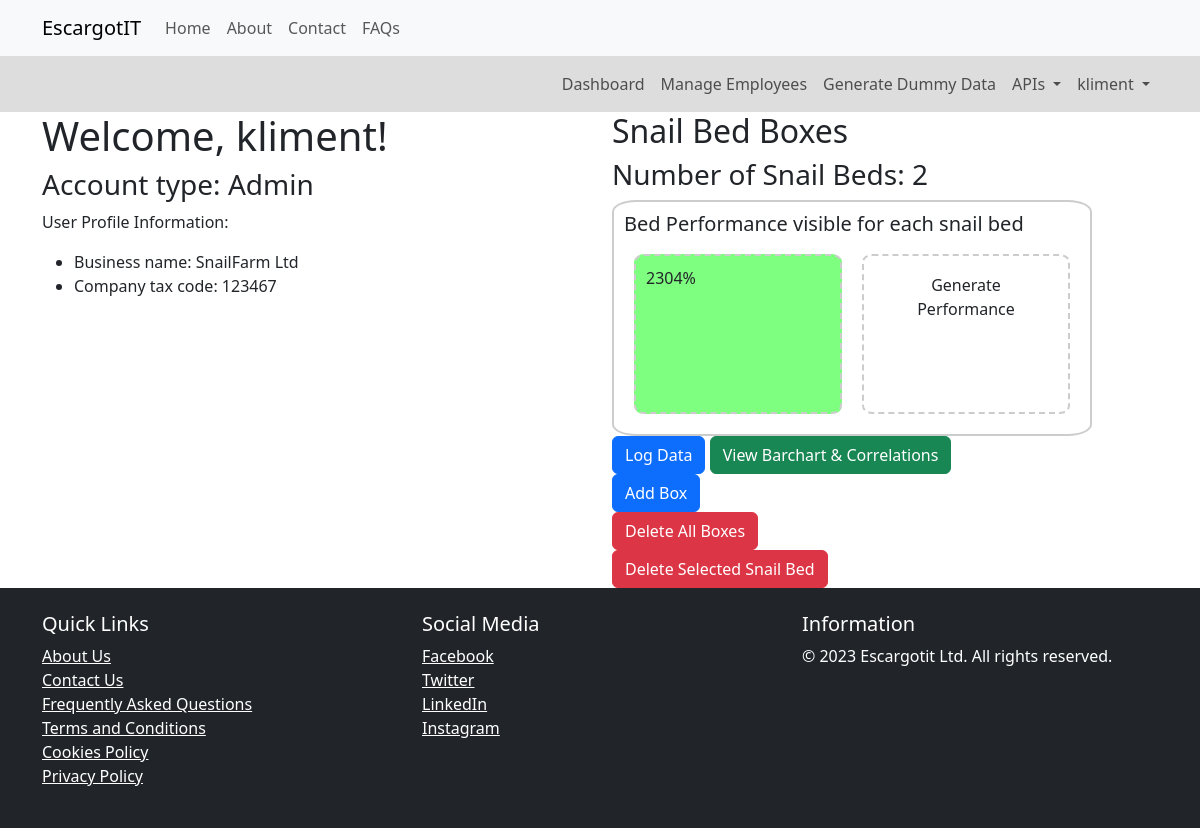
Before: /dashboard/ (signed in) with the older database file.
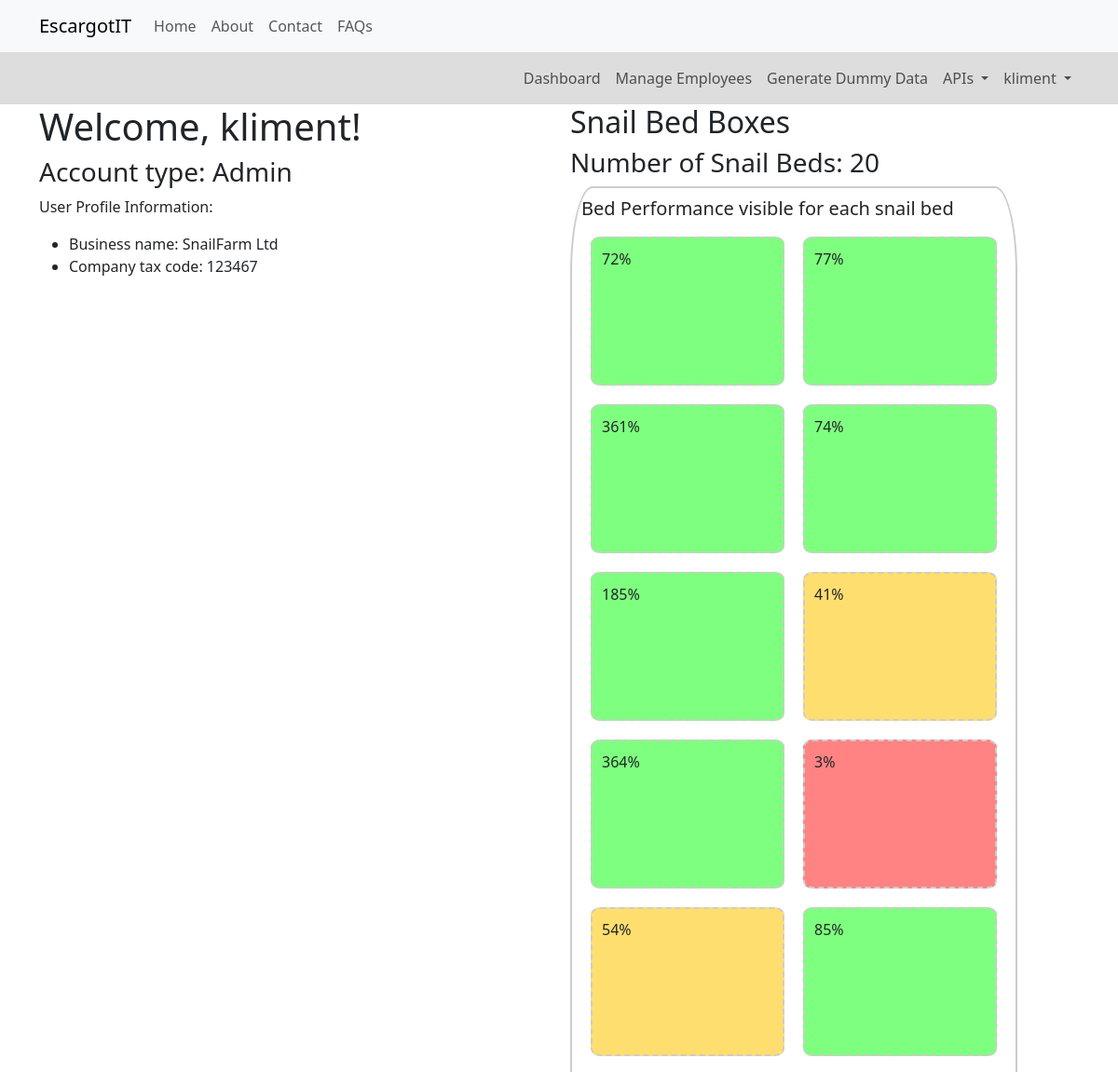
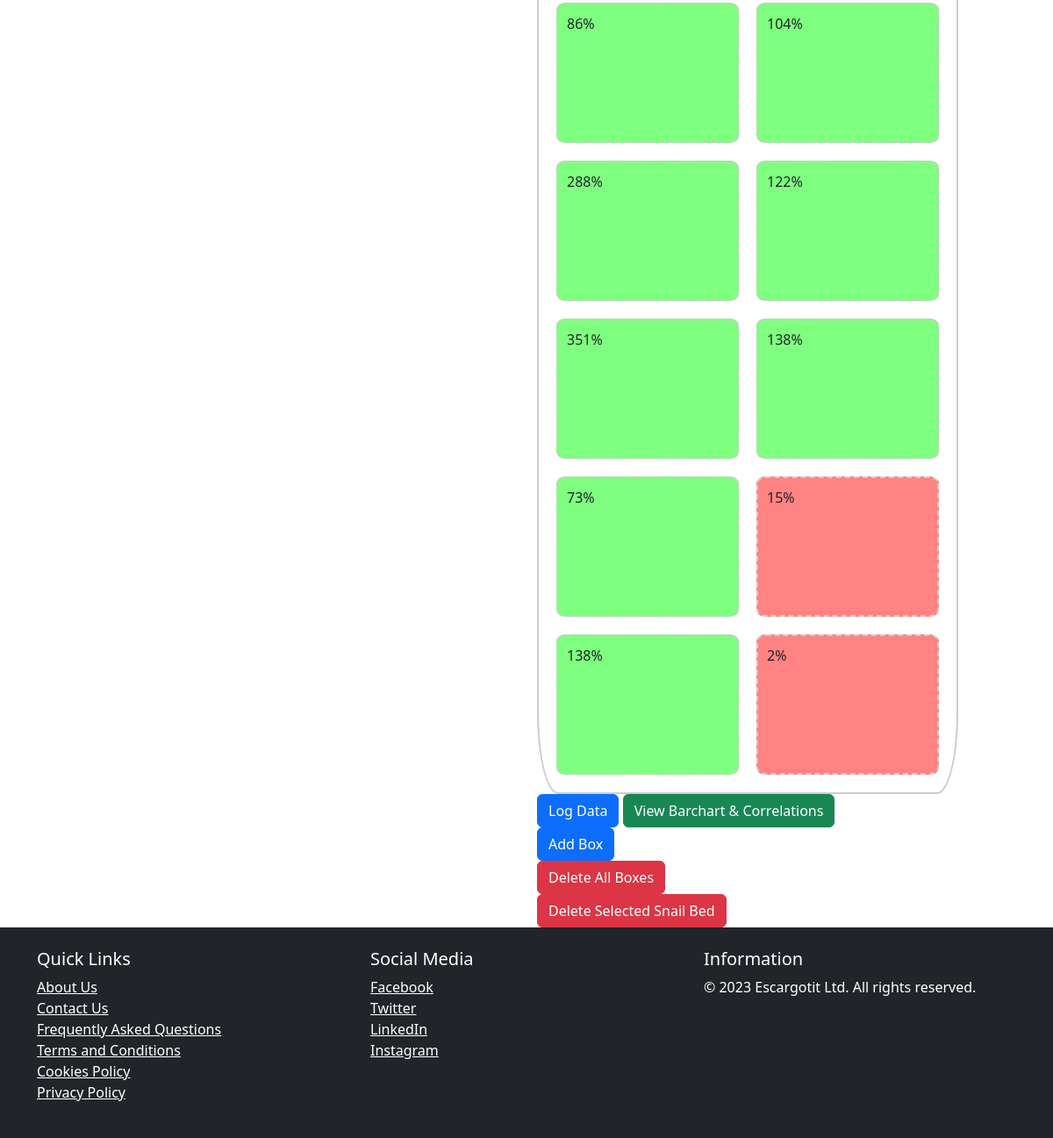
After: the same page with the newer database file (2 pictures, top to bottom).
### core/models.py (models this page shows, shortened)
class AdminUser(models.Model):
    user = models.OneToOneField(User, on_delete=models.CASCADE)
    first_name = models.CharField(max_length=100, unique=False, null=True, blank=True)
    last_name = models.CharField(max_length=100, unique=False, null=True, blank=True)
    business_name = models.CharField(max_length=100, unique=True, null=True, blank=True)
    company_tax_code = models.CharField(max_length=20, unique=True, null=True, blank=True)
    can_create_snailbed = models.BooleanField(default=True)

class SnailBed(models.Model):
    bed_name = models.CharField(max_length=100, unique=False, null=True, blank=True)
    user = models.ForeignKey(AdminUser, on_delete=models.CASCADE, null=True, blank=True, db_constraint=False)
    employee = models.ForeignKey(EmployeeUser, on_delete=models.SET_NULL, null=True, blank=True, db_constraint=False)
    snail_amount = models.IntegerField(null=True, blank=True)
    hatch_rate = models.ForeignKey('SnailHatchRate', on_delete=models.SET_NULL, null=True, blank=True)
    mortality_rate = models.ForeignKey('SnailMortalityRate', on_delete=models.SET_NULL, null=True, blank=True)
    maturity_rate = models.ForeignKey('TimeTakenToMature', on_delete=models.SET_NULL, null=True, blank=True)

class SnailBedPerformance(models.Model):
    snail_bed = models.OneToOneField(SnailBed, on_delete=models.CASCADE)
    average_hatch_rate = models.DecimalField(max_digits=5, decimal_places=2, null=True, blank=True)
    average_mortality_rate = models.DecimalField(max_digits=5, decimal_places=2, null=True, blank=True)
    average_maturity_rate = models.DecimalField(max_digits=5, decimal_places=2, null=True, blank=True)
    reproduction_rate = models.DecimalField(max_digits=5, decimal_places=2, null=True, blank=True)
    net_growth_amount = models.DecimalField(max_digits=5, decimal_places=2, null=True, blank=True)
    expected_average_time_to_maturity = models.PositiveIntegerField(default=30)
    actual_average_time_to_maturity = models.PositiveIntegerField(default=0)
    bed_performance = models.DecimalField(max_digits=5, decimal_places=2, null=True, blank=True)
    @property
    def reproduction_rate(self):
        if self.average_hatch_rate and self.average_mortality_rate:
            normalized_hatch_rate = float(self.average_hatch_rate) * 100
            normalized_mortality_rate = float(self.average_mortality_rate) * 100
            normalized_reproduction_rate = normalized_hatch_rate - normalized_mortality_rate
            reproduction_rate_factor = round(normalized_reproduction_rate / 100, 2)
            return reproduction_rate_factor
        return 0
    @property
    def net_growth_amount(self):
        first_hatch_rate = SnailHatchRate.objects.filter(snail_bed=self.snail_bed).order_by('datetime').first()
        if first_hatch_rate:
            initial_hatched_snails = first_hatch_rate.newly_hatched_snails
            latest_snail_amount = self.snail_bed.snail_amount
            if initial_hatched_snails > 0:
                difference = latest_snail_amount - initial_hatched_snails
                percentage_difference = (difference / initial_hatched_snails) * 100
                return round(percentage_difference, 2)
        return None
    @property
    def bed_performance(self):
        if int(self.reproduction_rate) > 0:
            adjusted_reproduction_rate = 1 + (int(self.reproduction_rate) / 100)
        else:
            adjusted_reproduction_rate = 1 - (int(self.reproduction_rate) / 100) # if it's a negative number then multiply by 0.30 which will decrease bed growth
        if self.actual_average_time_to_maturity > 0:
            maturity_factor = (self.expected_average_time_to_maturity / self.actual_average_time_to_maturity) * ( int(self.average_maturity_rate) / 100 )
        else:
            maturity_factor = self.expected_average_time_to_maturity * int(self.average_maturity_rate) / 100
        performance = adjusted_reproduction_rate * maturity_factor * int(self.net_growth_amount)
        return round(performance, 2)

class SnailHatchRate(models.Model):
    snail_bed = models.ForeignKey(SnailBed, on_delete=models.CASCADE)
    preexisting_snail_amount = models.IntegerField(null=True, blank=True, default=0)
    newly_hatched_snails = models.IntegerField()
    hatch_rate_percentage = models.DecimalField(max_digits=5, decimal_places=2, null=True, blank=True)
    datetime = models.DateTimeField(default=timezone.now)
    @property
    def hatch_rate_percentage(self):
        if self.preexisting_snail_amount > 0:
            return round( (self.newly_hatched_snails / self.preexisting_snail_amount) * 100 , 1)
        else:
            return 0
    def __str__(self):
        status = str(self.hatch_rate_percentage) + "%"
        return status

### core/views.py (the view)
# urls.py: path('dashboard/', views.dashboard, name='dashboard'),
@login_required(login_url='login')
def dashboard(request):
    is_admin=False #conditions for the template to render stuff
    current_user = AdminUser.objects.filter(user=request.user).first()
    if isinstance(current_user, AdminUser):
        is_admin=True
        if request.method == 'POST':
            new_snail_bed = SnailBed(user=current_user)
            new_snail_bed.save()  # Save the new SnailBed to the database
            return HttpResponseRedirect(request.path_info)  # Redirect to the same page (GET request)
        snail_beds = SnailBed.objects.filter(user=current_user)
    elif isinstance(EmployeeUser.objects.filter(user=request.user).first(), EmployeeUser):
        current_user = EmployeeUser.objects.filter(user=request.user).first()
        snail_beds = SnailBed.objects.filter(employee=current_user)
    else:
        snail_beds = SnailBed.objects.filter(user=current_user)
    snail_bed_count = snail_beds.count()
    context = {
        'current_user': current_user,
        'snail_beds': snail_beds,
        'snail_bed_count': snail_bed_count,
        'is_admin': is_admin,
    }
    return render(request, 'dashboard.html',context)

### core/models.py (called while the page is built)
    @property
    def mortality_rate_percentage(self):
        if self.preexisting_snail_amount > 0:
            return round( (self.expired_snail_amount / self.preexisting_snail_amount) * 100 , 1)
        else:
            return 0

    def __str__(self):
        status = str(self.mortality_rate_percentage) + "%"
        return status

    @property
    def days_to_mature(self):
        if self.period:
            time_difference = self.snail_matured - self.snail_hatched
            return time_difference.days
        return None

    def __str__(self):
        if self.maturity_percentage and self.days_to_mature:
            return str(self.maturity_percentage) + "% of snail bed has reached maturity in " + str(self.days_to_mature) + " days"
        return "N/A"

### core/templatetags/filters.py (called while the page is built)
@register.filter
def classname(obj):
    return obj.__class__.__name__

### templates/dashboard.html (shortened to what this page needs)
{% extends "base/base.html" %}
{% load filters %}
{% load static %}
{% block content %}
<div class="container main">
    <div class="row">
        <div class="col">
            <h1>Welcome, {{ user.username }}!</h1>
            {% if is_admin %}
                <h3>Account type: Admin</h3>
            {% else %}
                <h3>Account type: Employee</h3>
            {% endif %}
            <p>User Profile Information:</p>
            <ul>
                <li>Business name: {{ current_user.business_name }}</li>
                <li>Company tax code: {{ current_user.company_tax_code }}</li>
            </ul>
        </div>
        <div class="col">
            <h2>Snail Bed Boxes</h2>
            {% if error_message %}
                <h3>{{ error_message }}</h3>
            {% else %}
                <h3>Number of Snail Beds: {{ snail_bed_count }}</h3>
                <div class="rectangle">
                    <h5>Bed Performance visible for each snail bed</h5>
                    {% for snail_bed in snail_beds %}
                        <div class="snail-box {% if snail_bed.is_empty %}empty{% else %}solid{% endif %}
                        {% if snail_bed.snailbedperformance.bed_performance < 30 %}
                            red-bg
                        {% elif snail_bed.snailbedperformance.bed_performance >= 30 and snail_bed.snailbedperformance.bed_performance <= 70 %}
                            yellow-bg
                        {% elif snail_bed.snailbedperformance.bed_performance > 70 %}
                            green-bg
                        {% endif %}"
                                data-bed-name="{{ snail_bed.bed_name }}"
                                data-bed-employee="{{ snail_bed.employee }}"
                                data-bed-id="{{ snail_bed.id }}"
                                data-bed-hatch="{{ snail_bed.hatch_rate }}"
                                data-bed-mortality="{{ snail_bed.mortality_rate }}"
                                data-bed-maturity="{{ snail_bed.maturity_rate }}"
                                data-bed-snails="{{ snail_bed.snail_amount }}">
                            {% if snail_bed.snailbedperformance.bed_performance %}
                                <p>{{ snail_bed.snailbedperformance.bed_performance|floatformat:"0" }}%</p>
                            {% else %}
                                <a class="btn" href="/bed_performance/{{ snail_bed.id }}">Generate Performance</a>
                            {% endif %}
                        </div>
                    {% endfor %}
                </div>
                {% if snail_bed_count > 0 %}
                    <button type="button" class="btn btn-primary"
                            id="logDataButton"
                            data-snail-bed-id="{{ snail_bed.id }}">
                        Log Data
                    </button>
                {% endif %}
                {% with current_user|classname as modelclass %}
                    {% if modelclass == "AdminUser" %}
                        <button id="view-barchart-button" class="btn btn-success">View Barchart & Correlations</button>
                    {% endif %}
                    {% if current_user.can_create_snailbed %}
                        <form method="POST" action="{% url 'dashboard' %}">
                            <button type="submit" class="btn btn-primary" name="add-box-button">Add Box</button>
                        </form>
                        {% if snail_bed_count > 0 %}
                            {% if modelclass == "AdminUser" %}
                                <form method="POST" action="{% url 'delete_all_snailbeds' %}">
                                    <button type="submit" class="btn btn-danger" name="delete-all-boxes-button">Delete All Boxes</button>
                                </form>
                                <button type="button" class="btn btn-danger" id="delete-snail-bed-button">Delete Selected Snail Bed</button>
                            {% endif %}
                        {% endif %}
                    {% endif %}
                {% endwith %}
            {% endif %}
        </div>
    </div>
</div>
{% endblock %}

### templates/base/base.html (shortened to what this page needs)
{% load bootstrap5 %}
{% load static %}
<!DOCTYPE html>
<html lang="en">
<head>
    {% bootstrap_css %}
</head>
<body>
    <nav class="navbar navbar-expand-lg navbar-light bg-light">
        <div class="container">
            <a class="navbar-brand" href="{% url 'index' %}">EscargotIT</a>
            <div class="collapse navbar-collapse" id="navbarNav">
                <ul class="navbar-nav ml-auto">
                    <li class="nav-item">
                        <a class="nav-link" href="{% url 'index' %}">Home</a>
                    </li>
                    <li class="nav-item">
                        <a class="nav-link" href="{% url 'about' %}">About</a>
                    </li>
                    <li class="nav-item">
                        <a class="nav-link" href="{% url 'contact' %}">Contact</a>
                    </li>
                    <li class="nav-item">
                        <a class="nav-link" href="{% url 'faqs' %}">FAQs</a>
                    </li>
                </ul>
            </div>
        </div>
    </nav>
    {% if user.is_authenticated %}
    <nav class="navbar second navbar-expand-lg navbar-light bg-light">
        <div class="container">
            <div class="collapse navbar-collapse" id="navbarNav">
                <ul class="navbar-nav ml-auto">
                    <li class="nav-item">
                        <a class="nav-link" href="{% url 'dashboard' %}">Dashboard</a>
                    </li>
                    <li class="nav-item">
                        <a class="nav-link" href="{% url 'custom_admin_panel' %}">Manage Employees</a>
                    </li>
                    <li class="nav-item">
                        <a class="nav-link" href="{% url 'create_snailbeds' %}">Generate Dummy Data</a>
                    </li>
                    <li class="nav-item dropdown">
                        <a class="nav-link dropdown-toggle" href="#" id="userDropdown" role="button" data-bs-toggle="dropdown" aria-haspopup="true" aria-expanded="false">
                             APIs
                        </a>
                    </li>
                    <li class="nav-item dropdown">
                        <a class="nav-link dropdown-toggle" href="#" id="userDropdown" role="button" data-bs-toggle="dropdown" aria-haspopup="true" aria-expanded="false">
                             {{ user.username }}
                        </a>
                    </li>
                </ul>
            </div>
        </div>
    </nav>
    {% endif %}
    {% block content %}{% endblock %}
    {% include 'base/footer.html' %}
</body>
</html>

### templates/base/footer.html (shortened to what this page needs)
<footer class="bg-dark text-white">
    <div class="container py-4">
        <div class="row">
            <div class="col-md-4">
                <h5>Quick Links</h5>
                <ul class="list-unstyled">
                    <li><a href="{% url 'about' %}" class="text-white">About Us</a></li>
                    <li><a href="{% url 'contact' %}" class="text-white">Contact Us</a></li>
                    <li><a href="{% url 'faqs' %}" class="text-white">Frequently Asked Questions</a></li>
                    <li><a href="{% url 'terms' %}" class="text-white">Terms and Conditions</a></li>
                    <li><a href="{% url 'cookies' %}" class="text-white">Cookies Policy</a></li>
                    <li><a href="{% url 'privacy' %}" class="text-white">Privacy Policy</a></li>
                </ul>
            </div>
            <div class="col-md-4">
                <h5>Social Media</h5>
                <ul class="list-unstyled">
                    <li><a href="#" class="text-white"> Facebook</a></li>
                    <li><a href="#" class="text-white"> Twitter</a></li>
                    <li><a href="#" class="text-white"> LinkedIn</a></li>
                    <li><a href="#" class="text-white"> Instagram</a></li>
                </ul>
            </div>
            <div class="col-md-4">
                <h5>Information</h5>
                <p>&copy; 2023 Escargotit Ltd. All rights reserved.</p>
            </div>
        </div>
    </div>
</footer>

### templates/base/base.html (style rules this page uses)
nav.navbar.second { background-color: rgb(222, 221, 221) !important; }
nav.navbar.second > div.container > div.collapse { flex-direction: row-reverse !important; }

### templates/dashboard.html (style rules this page uses)
.main.container { min-height: 20rem; }
.rectangle { width: 30rem; border: 2px solid #ccc; padding: 10px; display: flex; flex-wrap: wrap; border-radius: 5%; }
.snail-box { width: calc(50% - 20px); height: 10rem; border: 2px dashed #ccc; margin: 10px; padding: 10px; box-sizing: border-box; transition: border 0.3s ease-in-out; cursor: pointer; border-radius: 5%; }
.snail-box.red-bg { background-color: rgba(255, 0, 0, 0.486); }
.snail-box.yellow-bg { background-color: rgba(255, 196, 0, 0.561); }
.snail-box.green-bg { background-color: rgba(0, 255, 0, 0.5); }

Changed rows visible on the page:
removed SnailBed: snailbedperformance.bed_performance "2304"
added SnailBed: snailbedperformance.bed_performance "72"
added SnailBed: snailbedperformance.bed_performance "77"
added SnailBed: snailbedperformance.bed_performance "361"
added SnailBed: snailbedperformance.bed_performance "74"
added SnailBed: snailbedperformance.bed_performance "185"
added SnailBed: snailbedperformance.bed_performance "41"
added SnailBed: snailbedperformance.bed_performance "364"
added SnailBed: snailbedperformance.bed_performance "3"
added SnailBed: snailbedperformance.bed_performance "54"
added SnailBed: snailbedperformance.bed_performance "85"
added SnailBed: snailbedperformance.bed_performance "86"
added SnailBed: snailbedperformance.bed_performance "104"
added SnailBed: snailbedperformance.bed_performance "288"
added SnailBed: snailbedperformance.bed_performance "122"
added SnailBed: snailbedperformance.bed_performance "351"
added SnailBed: snailbedperformance.bed_performance "138"
added SnailBed: snailbedperformance.bed_performance "73"
added SnailBed: snailbedperformance.bed_performance "15"
added SnailBed: snailbedperformance.bed_performance "138"
added SnailBed: snailbedperformance.bed_performance "2"
Other visible differences:
{{ snail_bed_count }}: "2" → "20"
